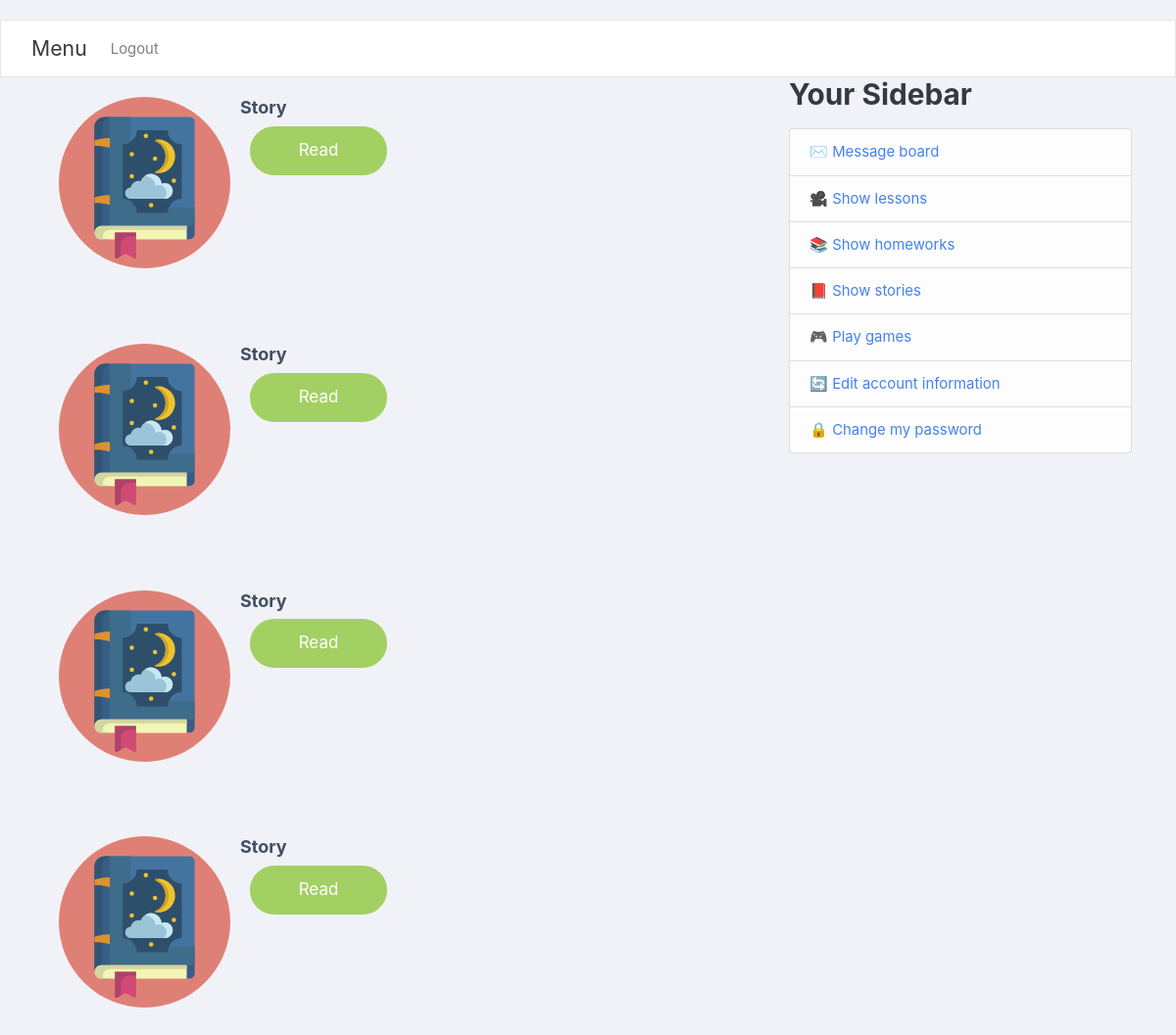
Screenshot of /Get_Kid_stories/ (signed in) with the database file from the repository.
### kindergarten/models.py (models this page shows)
class Story(models.Model):
    title=models.CharField(default='Story',max_length=50)
    garten=models.ForeignKey(Kindergarten, blank=True, null=True,on_delete=models.SET_NULL)

### kindergarten/views.py (the view)
# urls.py: path('Get_Kid_stories/',Get_Kid_stories,name='Get_Kid_stories'),
@login_required
def Get_Kid_stories(req):
    if req.method == 'POST':
        id=int(req.POST.get("StoryId"))
        return Show_story_for_kid(req,id)
    else:
        kid=Kid.objects.filter(username=req.user.username).first()
        KG=kid.garten
        stories=Story.objects.filter(garten=KG).all()
        return render(req,'kindergarten/Kid_Stories.html',{'stories':stories})

### users/myapp_tags.py (called while the page is built)
@register.simple_tag
def get_model1_object(user):
    parent=Parent.objects.filter(username=user.username).first()
    teacher=Teacher.objects.filter(username=user.username).first()
    kid=Kid.objects.filter(username=user.username).first()
    ans=[]
    if parent:
        ans.append(True)
    else:
        ans.append(False)
    HaveGarten = False
    if teacher:
        try:
            Garten=Kindergarten.objects.get(myTeacher=teacher)
        except:
            HaveGarten = False
        else:
            HaveGarten = Garten.name
        ans.append(True)
    else:
        ans.append(False)
    if kid:
        ans.append(True)
    else:
        ans.append(False)
    ans.append(HaveGarten)
    return ans

### kindergarten/templates/kindergarten/Kid_Stories.html (shortened to what this page needs)
{% extends "users/base.html" %}
{% block content %}
<link href="https://maxcdn.bootstrapcdn.com/font-awesome/4.3.0/css/font-awesome.min.css" rel="stylesheet" />
<div class="container">
    <form enctype="multipart/form-data" method="POST">
    <div class="directory-info-row">
        {% for story in stories %}
        <div class="row">
            <div class="col-md-6 col-sm-6">
                <div class="panel">
                    <div class="panel-body">
                        <div class="media">
                            <a class="pull-left" href="#">
                                <img class="thumb media-object" src="/media/games/bedtime.svg" alt="" />
                            </a>
                            <div class="media-body">
                                <h4>{{story.title}}</h4>
                                <button class="button" name="StoryId" value="{{story.id}}"> Read </button>
                            </div>
                        </div>
                    </div>
                </div>
            </div>
        </div>
        <br>
        <br>
        <br>
    {%endfor%}
    </div>
    </div>
    <br>
    <br>
    <br>
{%endblock%}

### kindergarten/templates/kindergarten/Kid_Stories.html (style rules this page uses)
body { margin-top:20px; background: #f1f2f7; }
.directory-info-row .thumb { border-radius: 5px; -webkit-border-radius: 5px; height: auto; width: 175px; margin-right: 10px; }
.directory-info-row { display: inline-block; width: 100%; margin-top: 20px; }
.directory-info-row h4, .directory-info-row a { color: #424F63; }
.h4, h4 { font-size: 18px; }
.button { width: 140px; height: 50px; display: inline-block; border-radius: 50px; background-color: #a3d063; border: 2px solid #a3d063; color: #fff; cursor: pointer; transition: all 0.2s linear; text-align: center; float: right; }

### rows the page displays
Story: title "Story", {{ story.id }} 5 (drawn)
Story: title "Story", {{ story.id }} 6 (drawn)
Story: title "Story", {{ story.id }} 7 (drawn)
Story: title "Story", {{ story.id }} 8 (drawn)
